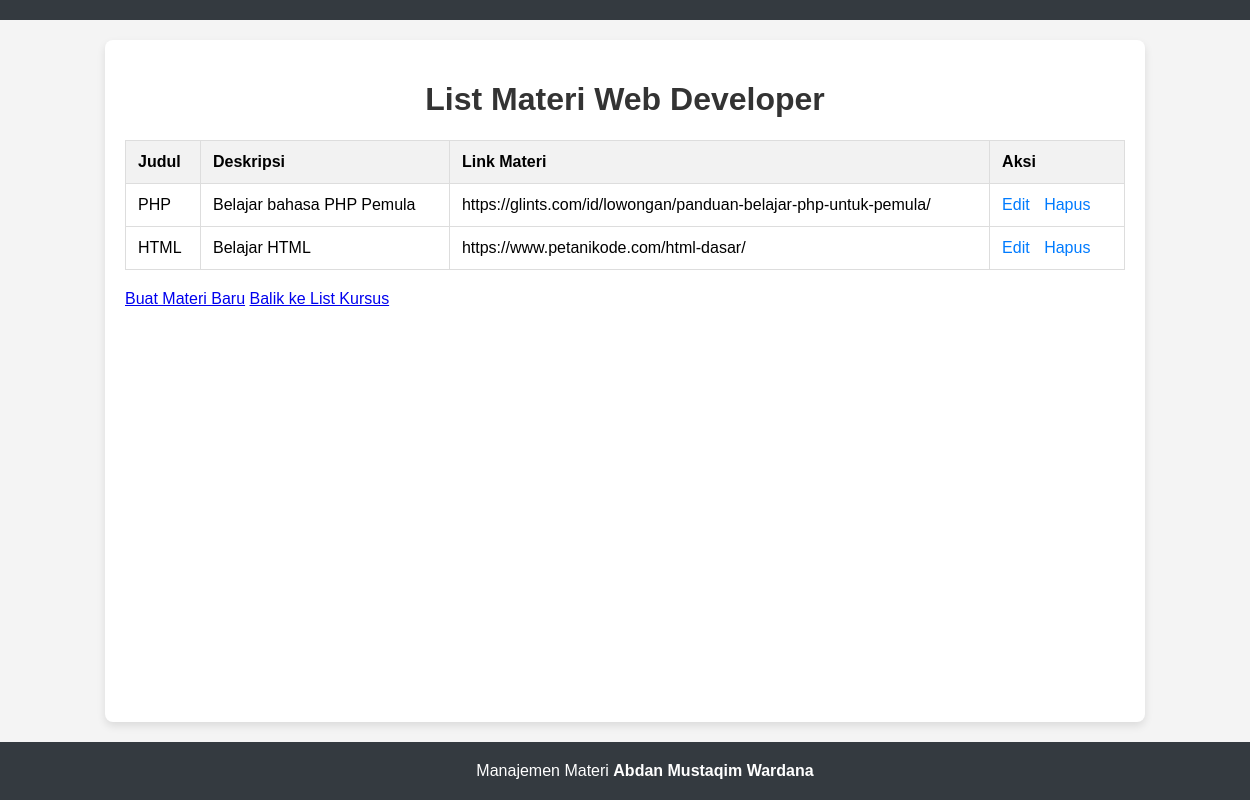
The app's page /materials/index.php?course_id=4 with its own data.
### tables this page shows
CREATE TABLE `materials` (
  `id` int(11) NOT NULL,
  `course_id` int(11) DEFAULT NULL,
  `title` varchar(255) DEFAULT NULL,
  `description` text DEFAULT NULL,
  `embed_link` varchar(255) DEFAULT NULL
);

### materials/index.php (the view, shortened to what this page needs)
<?php
include '../db/db.php';
$course_id = $_GET['course_id'];
$sql = "SELECT * FROM materials WHERE course_id='$course_id'";
$result = $conn->query($sql);
?>
<!DOCTYPE html>
<html lang="en">
<head>
    <link rel="stylesheet" href="../css/style.css">
</head>
<body>
<div class="navbar"></div>
<div class="container">
    <h1>List Materi Web Developer</h1>
    <table>
        <tr>
            <th>Judul</th>
            <th>Deskripsi</th>
            <th>Link Materi</th>
            <th>Aksi</th>
        </tr>
        <?php while ($row = $result->fetch_assoc()): ?>
            <tr>
                <td><?php echo $row['title']; ?></td>
                <td><?php echo $row['description']; ?></td>
                <td><?php echo $row['embed_link']; ?></td>
                <td class="actions">
                    <a href="edit_material.php?id=<?php echo $row['id']; ?>&course_id=<?php echo $course_id; ?>">Edit</a>
                    <a href="delete_material.php?id=<?php echo $row['id']; ?>&course_id=<?php echo $course_id; ?>">Hapus</a>
                </td>
            </tr>
        <?php endwhile; ?>
    </table>
    <a href="create_material.php?course_id=<?php echo $course_id; ?>">Buat Materi Baru</a>
    <a href="../courses/index.php">Balik ke List Kursus</a>
</div>
<div class="footer">Manajemen Materi <b>Abdan Mustaqim Wardana</b></div>
</body>
</html>

### CSS/style.css (style rules this page uses)
body { font-family: Arial, sans-serif; background-color: #f4f4f4; margin: 0; padding: 0; }
.container { flex: 1; width: 80%; margin: 20px auto; background-color: #fff; padding: 20px; box-shadow: 0 4px 8px rgba(0, 0, 0, 0.1); border-radius: 8px; }
h1 { text-align: center; color: #333; }
table { width: 100%; border-collapse: collapse; margin-bottom: 20px; }
table, th, td { border: 1px solid #ddd; }
th, td { padding: 12px; text-align: left; }
th { background-color: #f2f2f2; }
.actions a { text-decoration: none; color: #007bff; margin-right: 10px; }
.navbar { background-color: #343a40; padding: 10px; color: white; text-align: center; font-size: 18px; }
.footer { background-color: #343a40; color: white; text-align: center; padding: 20px; width: 100%; }
body, html { height: 100%; margin: 0; padding: 0; display: flex; flex-direction: column; }

### records on screen
materials: title "PHP", description "Belajar bahasa PHP Pemula", embed_link "https://glints.com/id/lowongan/panduan-belajar-php-untuk-pemula/"
materials: title "HTML", description "Belajar HTML", embed_link "https://www.petanikode.com/html-dasar/"
